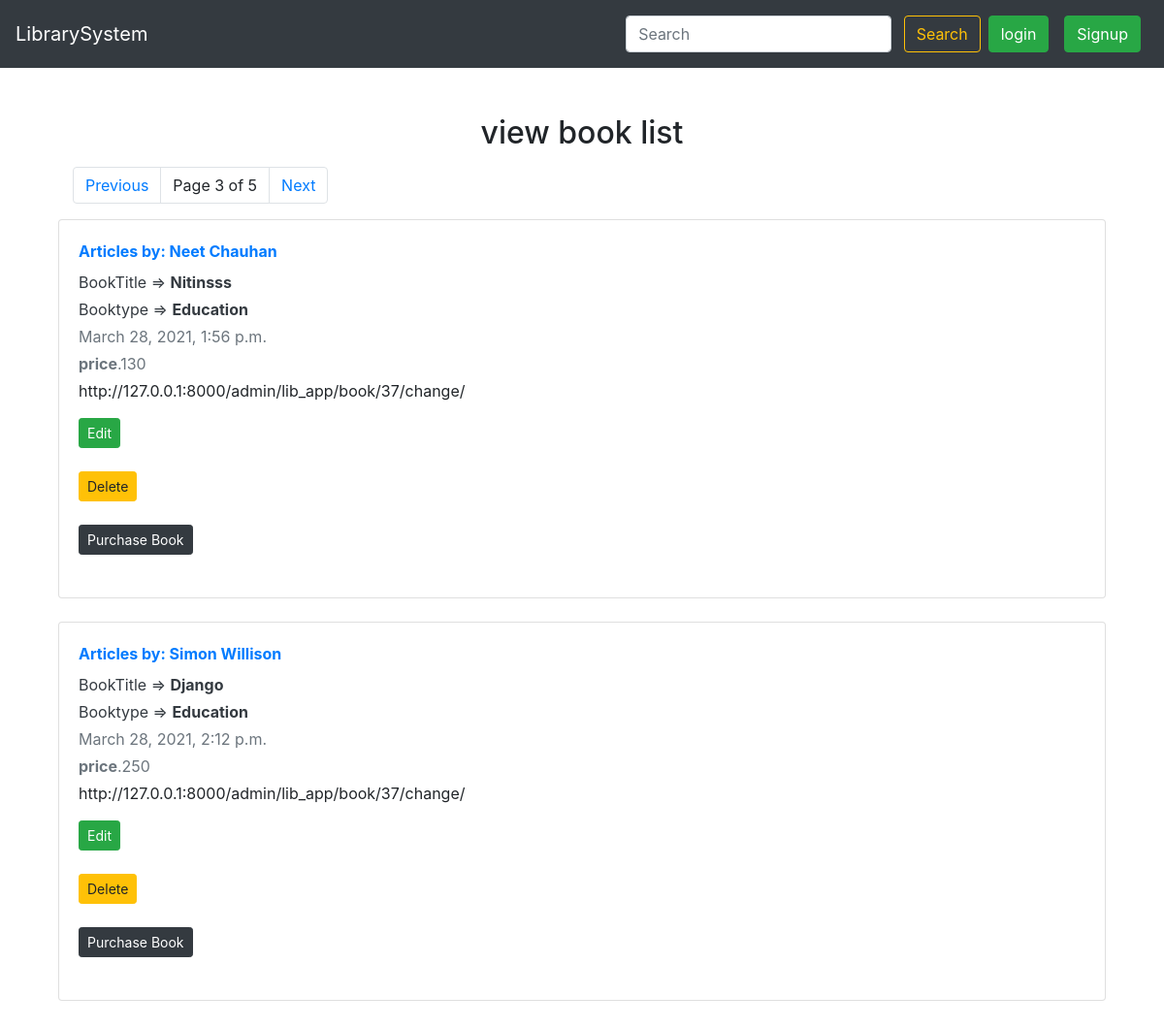
The app's page /viewbook?page=3 with its own data.
### lib_app/models.py (models this page shows)
class Book(models.Model):
    catchoice= [
        ('education', 'Education'),
        ('entertainment', 'Entertainment'),
        ('comics', 'Comics'),
        ('biography', 'Biographie'),
        ('history', 'History'),
        ]
    bookid = models.AutoField(primary_key=True)
    name=models.CharField(max_length=30)
    author=models.CharField(max_length=40)
    category=models.CharField(max_length=30,choices=catchoice,default='Education')
    bookprice= models.DecimalField(decimal_places=0, max_digits=10000, null=True)
    bookdesc=models.TextField(max_length=500)
    timeStamp = models.DateTimeField(auto_now_add=True ,blank=True)
    require_date = models.DateTimeField(auto_now_add=True,blank=True, null=True)
    Tenatative_Return_Date = models.DateTimeField(auto_now_add=True,blank=True, null=True)
    def __str__(self):
        return str(self.name)

### lib_app/views.py (the view)
# urls.py: path('viewbook', views.viewbook, name='viewbook'),
def viewbook(request):
    post1 = Book.objects.all()
    print(post1)
    paginator = Paginator(post1, 2)
    page = request.GET.get('page')
    try:
        posts = paginator.page(page)
    except PageNotAnInteger:
        posts = paginator.page(1)
    except EmptyPage:
        posts = paginator.page(paginator.num_pages)
    return render(request, 'viewbook.html',{'page':page,'posts':posts})

### templates/viewbook.html (shortened to what this page needs)
{% extends 'base.html' %}
{% block body %}
<div class="container my-5">
<div class="container-fluid my-3">
    <h2 class="text-center my-3">view book list</h2>
{%	include	"pagination.html"	with	page=posts	%}
    {% for i in posts %}
    <div class="card flex-md-row mb-4 box-shadow h-md-250">
        <div class="card-body d-flex flex-column align-items-start">
            <strong class="d-inline-block mb-2 text-primary">Articles by: {{i.author}}</strong>
            <div class="mb-1 text-dark text-capitalize">bookTitle => <b>{{i.name}}</b></div>
            <div class="mb-1 text-dark text-capitalize">booktype => <b>{{i.category}}</b></div>
            <div class="mb-1 text-muted">{{i.timeStamp}}</div>
            <div class="mb-1 text-muted"><b>price</b>.{{i.bookprice}}</div>
            <p class="card-text mb-auto"><div class="preview">{{i.bookdesc|safe | truncatechars:137}}</div></p>
           <div class="edit"><a class="btn btn-success btn-sm mb-4" href="edit/{{i.bookid}}" role="button">Edit</a> </div>
           <div class="del"><a class="btn btn-warning btn-sm  " href="delete/{{i.bookid}}" role="button">Delete</a> </div>
            <a class="btn btn-dark bd btn-sm mb-4 mt-4" href="/purchasebook/{{i.bookid}}" role="button">Purchase Book</a>
        </div>
            </div>
    {% endfor %}
</div>
{% endblock body %}

### records on screen
Book: author "Neet Chauhan", name "Nitinsss", category "Education", timeStamp "March 28, 2021, 1:56 p.m.", bookprice "130", bookdesc "http://127.0.0.1:8000/admin/lib_app/book/37/change/"
Book: author "Simon Willison", name "Django", category "Education", timeStamp "March 28, 2021, 2:12 p.m.", bookprice "250", bookdesc "http://127.0.0.1:8000/admin/lib_app/book/37/change/"

### other values on screen
{{ page.number }} "3"
{{ page.paginator.num_pages }} "5"
